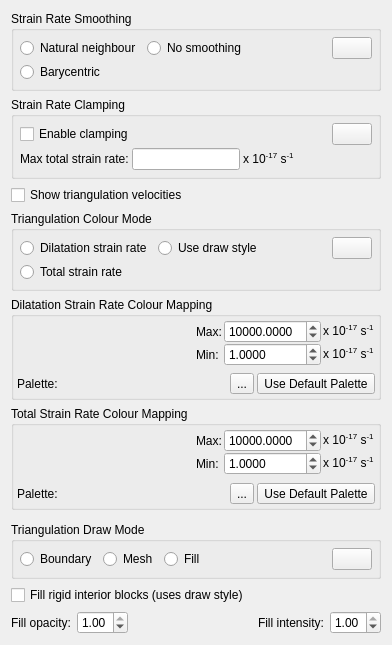
<?xml version="1.0" encoding="UTF-8"?>
<ui version="4.0">
 <class>TopologyNetworkResolverLayerOptionsWidget</class>
 <widget class="QWidget" name="TopologyNetworkResolverLayerOptionsWidget">
  <property name="geometry">
   <rect>
    <x>0</x>
    <y>0</y>
    <width>392</width>
    <height>645</height>
   </rect>
  </property>
  <property name="windowTitle">
   <string>Layers</string>
  </property>
  <layout class="QVBoxLayout" name="verticalLayout_6">
   <item>
    <widget class="QGroupBox" name="strain_rate_smoothing_group_box">
     <property name="title">
      <string>Strain Rate Smoothing</string>
     </property>
     <layout class="QGridLayout" name="gridLayout_2">
      <property name="horizontalSpacing">
       <number>6</number>
      </property>
      <property name="verticalSpacing">
       <number>3</number>
      </property>
      <property name="margin">
       <number>6</number>
      </property>
      <item row="0" column="0">
       <widget class="QRadioButton" name="natural_neighbour_radio_button">
        <property name="text">
         <string>Natural neighbour</string>
        </property>
       </widget>
      </item>
      <item row="0" column="1">
       <widget class="QRadioButton" name="no_smoothing_radio_button">
        <property name="text">
         <string>No smoothing</string>
        </property>
       </widget>
      </item>
      <item row="1" column="0">
       <widget class="QRadioButton" name="barycentric_radio_button">
        <property name="text">
         <string>Barycentric</string>
        </property>
       </widget>
      </item>
      <item row="0" column="3">
       <widget class="QPushButton" name="push_button_help_strain_rate_smoothing">
        <property name="text">
         <string/>
        </property>
        <property name="icon">
         <iconset resource="../qt-resources/qt_widgets.qrc">
          <normaloff>:/human_help_browser_16.png</normaloff>:/human_help_browser_16.png</iconset>
        </property>
       </widget>
      </item>
      <item row="0" column="2">
       <spacer name="horizontalSpacer_3">
        <property name="orientation">
         <enum>Qt::Horizontal</enum>
        </property>
        <property name="sizeHint" stdset="0">
         <size>
          <width>40</width>
          <height>20</height>
         </size>
        </property>
       </spacer>
      </item>
     </layout>
    </widget>
   </item>
   <item>
    <widget class="QGroupBox" name="strain_rate_clamping_group_box">
     <property name="title">
      <string>Strain Rate Clamping</string>
     </property>
     <layout class="QVBoxLayout" name="verticalLayout_5">
      <property name="spacing">
       <number>3</number>
      </property>
      <property name="margin">
       <number>6</number>
      </property>
      <item>
       <layout class="QHBoxLayout" name="horizontalLayout_11">
        <property name="spacing">
         <number>3</number>
        </property>
        <item>
         <widget class="QCheckBox" name="enable_clamping_checkbox">
          <property name="text">
           <string>Enable clamping</string>
          </property>
         </widget>
        </item>
        <item>
         <spacer name="horizontalSpacer_5">
          <property name="orientation">
           <enum>Qt::Horizontal</enum>
          </property>
          <property name="sizeHint" stdset="0">
           <size>
            <width>40</width>
            <height>20</height>
           </size>
          </property>
         </spacer>
        </item>
        <item>
         <widget class="QPushButton" name="push_button_help_strain_rate_clamping">
          <property name="text">
           <string/>
          </property>
          <property name="icon">
           <iconset resource="../qt-resources/qt_widgets.qrc">
            <normaloff>:/human_help_browser_16.png</normaloff>:/human_help_browser_16.png</iconset>
          </property>
         </widget>
        </item>
       </layout>
      </item>
      <item>
       <widget class="QWidget" name="clamp_strain_rate_parameters_widget" native="true">
        <layout class="QHBoxLayout" name="horizontalLayout_10">
         <property name="spacing">
          <number>3</number>
         </property>
         <property name="margin">
          <number>0</number>
         </property>
         <item>
          <widget class="QLabel" name="label_12">
           <property name="text">
            <string>Max total strain rate:</string>
           </property>
          </widget>
         </item>
         <item>
          <widget class="QLineEdit" name="clamp_strain_rate_line_edit"/>
         </item>
         <item>
          <widget class="QLabel" name="label_11">
           <property name="text">
            <string>&lt;html&gt;&lt;head/&gt;&lt;body&gt;&lt;p&gt;x 10&lt;span style=&quot; vertical-align:super;&quot;&gt;-17&lt;/span&gt; s&lt;span style=&quot; vertical-align:super;&quot;&gt;-1&lt;/span&gt;&lt;/p&gt;&lt;/body&gt;&lt;/html&gt;</string>
           </property>
          </widget>
         </item>
         <item>
          <spacer name="horizontalSpacer_6">
           <property name="orientation">
            <enum>Qt::Horizontal</enum>
           </property>
           <property name="sizeHint" stdset="0">
            <size>
             <width>40</width>
             <height>20</height>
            </size>
           </property>
          </spacer>
         </item>
        </layout>
       </widget>
      </item>
     </layout>
    </widget>
   </item>
   <item>
    <widget class="QCheckBox" name="segment_velocity_checkbox">
     <property name="text">
      <string>Show triangulation velocities</string>
     </property>
    </widget>
   </item>
   <item>
    <widget class="QGroupBox" name="colour_mode_group_box">
     <property name="title">
      <string>Triangulation Colour Mode</string>
     </property>
     <layout class="QGridLayout" name="gridLayout">
      <property name="verticalSpacing">
       <number>3</number>
      </property>
      <property name="margin">
       <number>6</number>
      </property>
      <item row="0" column="1">
       <widget class="QRadioButton" name="dilatation_radio_button">
        <property name="text">
         <string>Dilatation strain rate</string>
        </property>
       </widget>
      </item>
      <item row="1" column="1">
       <widget class="QRadioButton" name="second_invariant_radio_button">
        <property name="text">
         <string>Total strain rate</string>
        </property>
       </widget>
      </item>
      <item row="0" column="2">
       <widget class="QRadioButton" name="default_draw_style_radio_button">
        <property name="text">
         <string>Use draw style</string>
        </property>
       </widget>
      </item>
      <item row="0" column="4">
       <widget class="QPushButton" name="push_button_help_triangulation_colour_mode">
        <property name="text">
         <string/>
        </property>
        <property name="icon">
         <iconset resource="../qt-resources/qt_widgets.qrc">
          <normaloff>:/human_help_browser_16.png</normaloff>:/human_help_browser_16.png</iconset>
        </property>
       </widget>
      </item>
      <item row="0" column="3">
       <spacer name="horizontalSpacer_2">
        <property name="orientation">
         <enum>Qt::Horizontal</enum>
        </property>
        <property name="sizeHint" stdset="0">
         <size>
          <width>40</width>
          <height>20</height>
         </size>
        </property>
       </spacer>
      </item>
     </layout>
    </widget>
   </item>
   <item>
    <widget class="QGroupBox" name="dilatation_group_box">
     <property name="title">
      <string>Dilatation Strain Rate Colour Mapping</string>
     </property>
     <layout class="QVBoxLayout" name="verticalLayout_2">
      <property name="spacing">
       <number>3</number>
      </property>
      <property name="margin">
       <number>3</number>
      </property>
      <item>
       <layout class="QHBoxLayout" name="horizontalLayout_4">
        <property name="spacing">
         <number>0</number>
        </property>
        <item>
         <widget class="QWidget" name="dilatation_colour_scale_placeholder_widget" native="true"/>
        </item>
        <item>
         <widget class="QWidget" name="dilatation_default_palette_controls" native="true">
          <layout class="QVBoxLayout" name="verticalLayout">
           <property name="spacing">
            <number>0</number>
           </property>
           <property name="margin">
            <number>0</number>
           </property>
           <item>
            <layout class="QHBoxLayout" name="horizontalLayout_3">
             <property name="spacing">
              <number>2</number>
             </property>
             <item>
              <widget class="QLabel" name="label_3">
               <property name="text">
                <string>Max:</string>
               </property>
              </widget>
             </item>
             <item>
              <widget class="QDoubleSpinBox" name="max_abs_dilatation_spinbox">
               <property name="keyboardTracking">
                <bool>false</bool>
               </property>
               <property name="decimals">
                <number>4</number>
               </property>
               <property name="minimum">
                <double>0.000000000000000</double>
               </property>
               <property name="maximum">
                <double>1000000.000000000000000</double>
               </property>
               <property name="singleStep">
                <double>1000.000000000000000</double>
               </property>
               <property name="value">
                <double>10000.000000000000000</double>
               </property>
              </widget>
             </item>
             <item>
              <widget class="QLabel" name="label_2">
               <property name="text">
                <string>&lt;html&gt;&lt;head/&gt;&lt;body&gt;&lt;p&gt;x 10&lt;span style=&quot; vertical-align:super;&quot;&gt;-17&lt;/span&gt; s&lt;span style=&quot; vertical-align:super;&quot;&gt;-1&lt;/span&gt;&lt;/p&gt;&lt;/body&gt;&lt;/html&gt;</string>
               </property>
              </widget>
             </item>
            </layout>
           </item>
           <item>
            <layout class="QHBoxLayout" name="horizontalLayout_2">
             <property name="spacing">
              <number>2</number>
             </property>
             <item>
              <widget class="QLabel" name="label">
               <property name="text">
                <string>Min:</string>
               </property>
              </widget>
             </item>
             <item>
              <widget class="QDoubleSpinBox" name="min_abs_dilatation_spinbox">
               <property name="keyboardTracking">
                <bool>false</bool>
               </property>
               <property name="decimals">
                <number>4</number>
               </property>
               <property name="minimum">
                <double>0.000000000000000</double>
               </property>
               <property name="maximum">
                <double>1000000.000000000000000</double>
               </property>
               <property name="singleStep">
                <double>1.000000000000000</double>
               </property>
               <property name="value">
                <double>1.000000000000000</double>
               </property>
              </widget>
             </item>
             <item>
              <widget class="QLabel" name="label_4">
               <property name="text">
                <string>&lt;html&gt;&lt;head/&gt;&lt;body&gt;&lt;p&gt;x 10&lt;span style=&quot; vertical-align:super;&quot;&gt;-17&lt;/span&gt; s&lt;span style=&quot; vertical-align:super;&quot;&gt;-1&lt;/span&gt;&lt;/p&gt;&lt;/body&gt;&lt;/html&gt;</string>
               </property>
              </widget>
             </item>
            </layout>
           </item>
           <item>
            <spacer name="verticalSpacer">
             <property name="orientation">
              <enum>Qt::Vertical</enum>
             </property>
             <property name="sizeHint" stdset="0">
              <size>
               <width>20</width>
               <height>40</height>
              </size>
             </property>
            </spacer>
           </item>
          </layout>
         </widget>
        </item>
       </layout>
      </item>
      <item>
       <layout class="QHBoxLayout" name="horizontalLayout">
        <item>
         <widget class="QLabel" name="label_8">
          <property name="text">
           <string>Palette:</string>
          </property>
         </widget>
        </item>
        <item>
         <widget class="QWidget" name="dilatation_palette_filename_placeholder_widget" native="true"/>
        </item>
        <item>
         <widget class="QToolButton" name="select_dilatation_palette_filename_button">
          <property name="sizePolicy">
           <sizepolicy hsizetype="Fixed" vsizetype="Preferred">
            <horstretch>0</horstretch>
            <verstretch>0</verstretch>
           </sizepolicy>
          </property>
          <property name="toolTip">
           <string>Choose CPT File</string>
          </property>
          <property name="text">
           <string>...</string>
          </property>
         </widget>
        </item>
        <item>
         <widget class="QToolButton" name="use_default_dilatation_palette_button">
          <property name="sizePolicy">
           <sizepolicy hsizetype="Fixed" vsizetype="Preferred">
            <horstretch>0</horstretch>
            <verstretch>0</verstretch>
           </sizepolicy>
          </property>
          <property name="toolTip">
           <string>Use Default Palette</string>
          </property>
          <property name="text">
           <string>Use Default Palette</string>
          </property>
          <property name="icon">
           <iconset resource="../qt-resources/qt_widgets.qrc">
            <normaloff>:/tango_undo_16.png</normaloff>:/tango_undo_16.png</iconset>
          </property>
         </widget>
        </item>
       </layout>
      </item>
     </layout>
    </widget>
   </item>
   <item>
    <widget class="QGroupBox" name="second_invariant_group_box">
     <property name="title">
      <string>Total Strain Rate Colour Mapping</string>
     </property>
     <layout class="QVBoxLayout" name="verticalLayout_3">
      <property name="spacing">
       <number>3</number>
      </property>
      <property name="margin">
       <number>3</number>
      </property>
      <item>
       <layout class="QHBoxLayout" name="horizontalLayout_5">
        <property name="spacing">
         <number>0</number>
        </property>
        <item>
         <widget class="QWidget" name="second_invariant_colour_scale_placeholder_widget" native="true"/>
        </item>
        <item>
         <widget class="QWidget" name="second_invariant_default_palette_controls" native="true">
          <layout class="QVBoxLayout" name="verticalLayout_4">
           <property name="spacing">
            <number>0</number>
           </property>
           <property name="margin">
            <number>0</number>
           </property>
           <item>
            <layout class="QHBoxLayout" name="horizontalLayout_6">
             <property name="spacing">
              <number>2</number>
             </property>
             <item>
              <widget class="QLabel" name="label_5">
               <property name="text">
                <string>Max:</string>
               </property>
              </widget>
             </item>
             <item>
              <widget class="QDoubleSpinBox" name="max_abs_second_invariant_spinbox">
               <property name="keyboardTracking">
                <bool>false</bool>
               </property>
               <property name="decimals">
                <number>4</number>
               </property>
               <property name="minimum">
                <double>0.000000000000000</double>
               </property>
               <property name="maximum">
                <double>1000000.000000000000000</double>
               </property>
               <property name="singleStep">
                <double>1000.000000000000000</double>
               </property>
               <property name="value">
                <double>10000.000000000000000</double>
               </property>
              </widget>
             </item>
             <item>
              <widget class="QLabel" name="label_6">
               <property name="text">
                <string>&lt;html&gt;&lt;head/&gt;&lt;body&gt;&lt;p&gt;x 10&lt;span style=&quot; vertical-align:super;&quot;&gt;-17&lt;/span&gt; s&lt;span style=&quot; vertical-align:super;&quot;&gt;-1&lt;/span&gt;&lt;/p&gt;&lt;/body&gt;&lt;/html&gt;</string>
               </property>
              </widget>
             </item>
            </layout>
           </item>
           <item>
            <layout class="QHBoxLayout" name="horizontalLayout_7">
             <property name="spacing">
              <number>2</number>
             </property>
             <item>
              <widget class="QLabel" name="label_7">
               <property name="text">
                <string>Min:</string>
               </property>
              </widget>
             </item>
             <item>
              <widget class="QDoubleSpinBox" name="min_abs_second_invariant_spinbox">
               <property name="keyboardTracking">
                <bool>false</bool>
               </property>
               <property name="decimals">
                <number>4</number>
               </property>
               <property name="minimum">
                <double>0.000000000000000</double>
               </property>
               <property name="maximum">
                <double>1000000.000000000000000</double>
               </property>
               <property name="singleStep">
                <double>1.000000000000000</double>
               </property>
               <property name="value">
                <double>1.000000000000000</double>
               </property>
              </widget>
             </item>
             <item>
              <widget class="QLabel" name="label_9">
               <property name="text">
                <string>&lt;html&gt;&lt;head/&gt;&lt;body&gt;&lt;p&gt;x 10&lt;span style=&quot; vertical-align:super;&quot;&gt;-17&lt;/span&gt; s&lt;span style=&quot; vertical-align:super;&quot;&gt;-1&lt;/span&gt;&lt;/p&gt;&lt;/body&gt;&lt;/html&gt;</string>
               </property>
              </widget>
             </item>
            </layout>
           </item>
           <item>
            <spacer name="verticalSpacer_2">
             <property name="orientation">
              <enum>Qt::Vertical</enum>
             </property>
             <property name="sizeHint" stdset="0">
              <size>
               <width>20</width>
               <height>40</height>
              </size>
             </property>
            </spacer>
           </item>
          </layout>
         </widget>
        </item>
       </layout>
      </item>
      <item>
       <layout class="QHBoxLayout" name="horizontalLayout_8">
        <item>
         <widget class="QLabel" name="label_10">
          <property name="text">
           <string>Palette:</string>
          </property>
         </widget>
        </item>
        <item>
         <widget class="QWidget" name="second_invariant_palette_filename_placeholder_widget" native="true"/>
        </item>
        <item>
         <widget class="QToolButton" name="select_second_invariant_palette_filename_button">
          <property name="sizePolicy">
           <sizepolicy hsizetype="Fixed" vsizetype="Preferred">
            <horstretch>0</horstretch>
            <verstretch>0</verstretch>
           </sizepolicy>
          </property>
          <property name="toolTip">
           <string>Choose CPT File</string>
          </property>
          <property name="text">
           <string>...</string>
          </property>
         </widget>
        </item>
        <item>
         <widget class="QToolButton" name="use_default_second_invariant_palette_button">
          <property name="sizePolicy">
           <sizepolicy hsizetype="Fixed" vsizetype="Preferred">
            <horstretch>0</horstretch>
            <verstretch>0</verstretch>
           </sizepolicy>
          </property>
          <property name="toolTip">
           <string>Use Default Palette</string>
          </property>
          <property name="text">
           <string>Use Default Palette</string>
          </property>
          <property name="icon">
           <iconset resource="../qt-resources/qt_widgets.qrc">
            <normaloff>:/tango_undo_16.png</normaloff>:/tango_undo_16.png</iconset>
          </property>
         </widget>
        </item>
       </layout>
      </item>
     </layout>
    </widget>
   </item>
   <item>
    <widget class="QWidget" name="draw_style_placeholder_widget" native="true"/>
   </item>
   <item>
    <widget class="QGroupBox" name="draw_mode_group_box">
     <property name="title">
      <string>Triangulation Draw Mode</string>
     </property>
     <layout class="QHBoxLayout" name="horizontalLayout_9">
      <property name="margin">
       <number>6</number>
      </property>
      <item>
       <widget class="QRadioButton" name="boundary_draw_mode_radio_button">
        <property name="text">
         <string>Boundary</string>
        </property>
       </widget>
      </item>
      <item>
       <widget class="QRadioButton" name="mesh_draw_mode_radio_button">
        <property name="text">
         <string>Mesh</string>
        </property>
       </widget>
      </item>
      <item>
       <widget class="QRadioButton" name="fill_draw_mode_radio_button">
        <property name="text">
         <string>Fill</string>
        </property>
       </widget>
      </item>
      <item>
       <spacer name="horizontalSpacer_4">
        <property name="orientation">
         <enum>Qt::Horizontal</enum>
        </property>
        <property name="sizeHint" stdset="0">
         <size>
          <width>40</width>
          <height>20</height>
         </size>
        </property>
       </spacer>
      </item>
      <item>
       <widget class="QPushButton" name="push_button_help_triangulation_draw_mode">
        <property name="text">
         <string/>
        </property>
        <property name="icon">
         <iconset resource="../qt-resources/qt_widgets.qrc">
          <normaloff>:/human_help_browser_16.png</normaloff>:/human_help_browser_16.png</iconset>
        </property>
       </widget>
      </item>
     </layout>
    </widget>
   </item>
   <item>
    <widget class="QCheckBox" name="fill_rigid_blocks_checkbox">
     <property name="text">
      <string>Fill rigid interior blocks (uses draw style)</string>
     </property>
    </widget>
   </item>
   <item>
    <layout class="QHBoxLayout" name="fill_opacity_intensity_layout">
     <item>
      <widget class="QLabel" name="fill_opacity_label">
       <property name="text">
        <string>Fill opacity:</string>
       </property>
      </widget>
     </item>
     <item>
      <widget class="QDoubleSpinBox" name="fill_opacity_spinbox">
       <property name="keyboardTracking">
        <bool>false</bool>
       </property>
       <property name="maximum">
        <double>1.000000000000000</double>
       </property>
       <property name="singleStep">
        <double>0.040000000000000</double>
       </property>
       <property name="value">
        <double>1.000000000000000</double>
       </property>
      </widget>
     </item>
     <item>
      <spacer name="horizontalSpacer">
       <property name="orientation">
        <enum>Qt::Horizontal</enum>
       </property>
       <property name="sizeHint" stdset="0">
        <size>
         <width>40</width>
         <height>20</height>
        </size>
       </property>
      </spacer>
     </item>
     <item>
      <widget class="QLabel" name="fill_intensity_label">
       <property name="text">
        <string>Fill intensity:</string>
       </property>
      </widget>
     </item>
     <item>
      <widget class="QDoubleSpinBox" name="fill_intensity_spinbox">
       <property name="keyboardTracking">
        <bool>false</bool>
       </property>
       <property name="maximum">
        <double>1.000000000000000</double>
       </property>
       <property name="singleStep">
        <double>0.040000000000000</double>
       </property>
       <property name="value">
        <double>1.000000000000000</double>
       </property>
      </widget>
     </item>
    </layout>
   </item>
  </layout>
 </widget>
 <resources>
  <include location="../qt-resources/qt_widgets.qrc"/>
  <include location="../qt-resources/qt_widgets.qrc"/>
 </resources>
 <connections/>
</ui>
